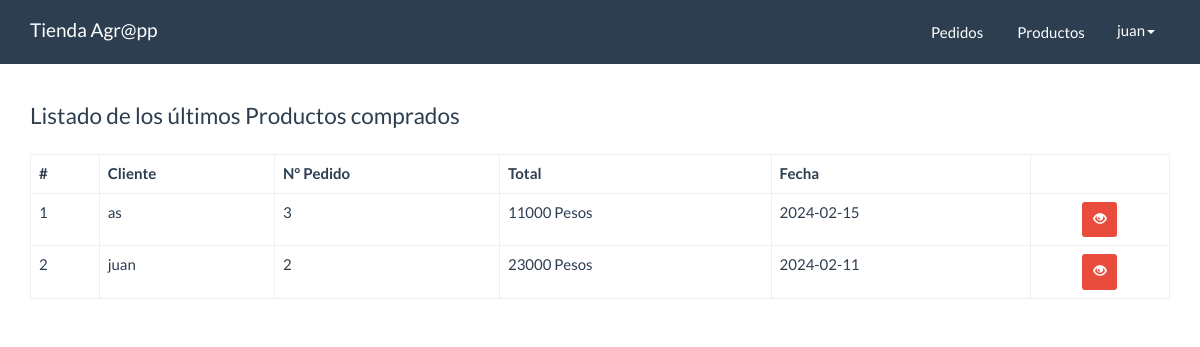
/panel/dashboard.php (signed in), run on an earlier commit of the app's database.
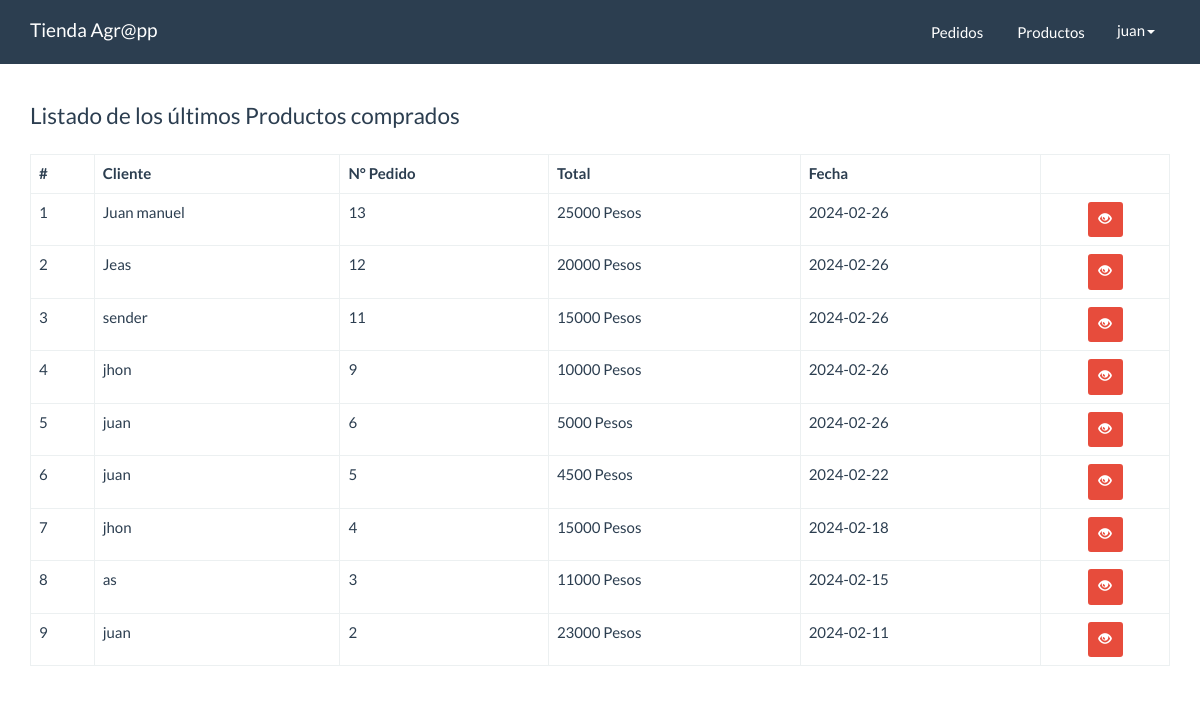
And on a later commit of the database.
### tables this page shows
CREATE TABLE `pedidos` (
  `id` int(10) NOT NULL,
  `usuario_id` int(11) NOT NULL,
  `total` int(7) NOT NULL,
  `fecha` date NOT NULL,
  `estado` int(11) NOT NULL DEFAULT 1
);

CREATE TABLE `clientes` (
  `id` int(11) NOT NULL,
  `nombre` varchar(250) NOT NULL,
  `cedula` varchar(10) NOT NULL,
  `departamento` varchar(25) NOT NULL,
  `ciudad` varchar(25) NOT NULL,
  `dirEntrega` varchar(25) NOT NULL,
  `correo` varchar(20) NOT NULL,
  `celular` varchar(15) NOT NULL,
  `comentario` varchar(250) NOT NULL
);

### src/Pedido.php (called while the page is built, shortened)
<?php
class Pedido{
    private $cn = null;
    public function __construct(){
        $this->config = parse_ini_file(__DIR__.'/../config.ini') ;
        $this->cn = new \PDO( $this->config['dns'], $this->config['usuario'],$this->config['clave'],array(
            \PDO::MYSQL_ATTR_INIT_COMMAND => 'SET NAMES utf8'
        ));
    }
	public function mostrarUltimos(){
        $sql = "SELECT p.id, nombre, cedula, correo, total, fecha FROM `pedidos` p
        INNER JOIN `clientes` c ON p.usuario_id = c.id ORDER BY p.id DESC LIMIT 10";
        $resultado = $this->cn->prepare($sql);
        if($resultado->execute()){
            return  $resultado->fetchAll();
        }
        return false;
    }
}

### panel/dashboard.php (the view, shortened to what this page needs)
<!DOCTYPE html>
<html lang="en">
  <head>
    <link rel="stylesheet" href="../assets/css/bootstrap.min.css">
    <link rel="stylesheet" href="../assets/css/estilos.css">
  </head>
  <body>
    <nav class="navbar navbar-default navbar-fixed-top">
      <div class="container">
        <div class="navbar-header">
          <a class="navbar-brand" href="index.php">Tienda Agr@pp</a>
        </div>
        <div id="navbar" class="navbar-collapse collapse">
			<ul class="nav navbar-nav pull-right">
				<li>
					<a href="pedidos/index.php" class="btn">Pedidos</a>
				</li>
				<li>
					<a href="productos/index.php" class="btn">Productos</a>
				</li>
				<li class="dropdown">
					<a href="#" class="dropdown-toggle" data-toggle="dropdown" role="button" aria-haspopup="true" aria-expanded="false"><?php print $_SESSION['usuario_info']['nombre_usuario'] ?><span class="caret"></span></a>
				</li>
			</ul>
		</div>
      </div>
    </nav>
    <div class="container" id="main">
    <div class="row">
          <div class="col-md-12">
             <fieldset>
              <legend>Listado de los últimos Productos comprados</legend>
                <table class="table table-bordered">
                  <thead>
                    <tr>
                      <th>#</th>
                      <th>Cliente</th>
                      <th>N° Pedido</th>
                      <th>Total</th>
                      <th>Fecha</th>
                      <th></th>
                    </tr>
                  </thead>
                  <tbody>
                    <?php
                      $pedido = new Agroapp\Pedido;
                      $info_pedido = $pedido->mostrarUltimos();
                      $cantidad = count($info_pedido);
                      if($cantidad > 0){
                        $c=0;
                      for($x =0; $x < $cantidad; $x++){
                        $c++;
                        $item = $info_pedido[$x];
                    ?>
                    <tr>
                      <td><?php print $c?></td>
                      <td><?php print $item['nombre']?></td>
                      <td><?php print $item['id']?></td>
                      <td><?php print $item['total']?> Pesos</td>
                      <td><?php print $item['fecha']?></td>
                      <td class="text-center">
                        <a href="pedidos/ver.php?id=<?php print $item['id'] ?>" class="btn btn-danger btn-sm"><span class="glyphicon glyphicon-eye-open"></span></a>
                      </td>
                    </tr>
                    <?php
                      }
                    }else{
                    ?>
                    <tr>
                      <td colspan="6">NO HAY REGISTROS</td>
                    </tr>
                    <?php }?>
                  </tbody>
                </table>
             </fieldset>
          </div>
        </div>
    </div>
  </body>
</html>

What changed in the data, as far as the page shows it:
added pedidos: clientes.nombre "Juan manuel", id "13", total "25000", fecha "2024-02-26"
added pedidos: clientes.nombre "Jeas", id "12", total "20000", fecha "2024-02-26"
added pedidos: clientes.nombre "sender", id "11", total "15000", fecha "2024-02-26"
added pedidos: clientes.nombre "jhon", id "9", total "10000", fecha "2024-02-26"
added pedidos: clientes.nombre "juan", id "6", total "5000", fecha "2024-02-26"
added pedidos: clientes.nombre "juan", id "5", total "4500", fecha "2024-02-22"
added pedidos: clientes.nombre "jhon", id "4", total "15000", fecha "2024-02-18"
